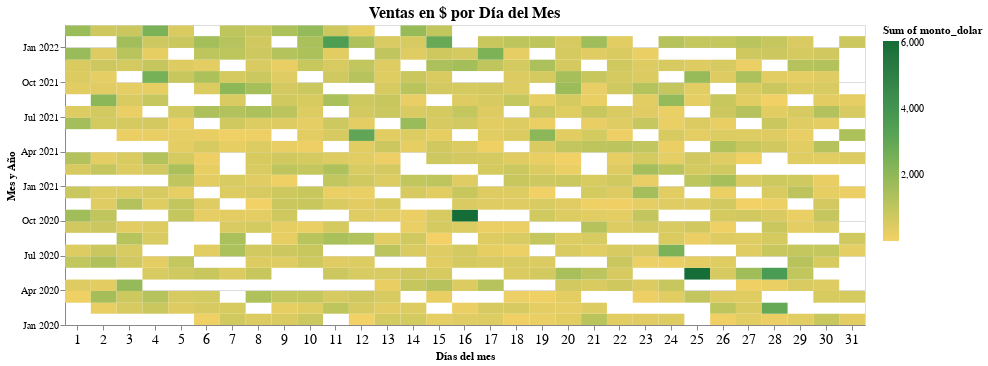

Notebook code cell kept with this figure:
### Code cell
mapa = alt.Chart(df_ventas_dol).mark_rect().encode(
                x=alt.X('dia_mes:O', title='Días del mes', axis = alt.Axis(labelAngle=0, labelFontSize=14)),
                y=alt.Y('yearmonth(fecha):T', title = 'Mes y Año', scale=alt.Scale(zero=False), 
                  axis = alt.Axis(grid=True, titleAnchor='middle', titleAngle = 270, labelFontSize=10)),
                color=alt.Color(
                    'sum(monto_dolar):Q', scale=alt.Scale(scheme='goldgreen')),
                tooltip=[
                    alt.Tooltip('dia_mes:O', title='Día'),
                    alt.Tooltip('yearmonth(fecha):T', title='Mes y Año'),
                    alt.Tooltip('sum(monto_dolar):Q', title='Ventas en $'),
                    alt.Tooltip('cantidad:Q', title='Volumen de Venta'),
                    alt.Tooltip('num:Q', title='N° Facturas')]
                ).properties(title='Ventas en $ por Día del Mes',
                             width=800, 
                             height=300
                ).configure_title(
                    fontSize = 16,
                    anchor = 'middle',
                ).interactive()

mapa

### Figure 1 — Vega-Lite specification as saved in the notebook (floating-point values rounded to 4 significant figures; data arrays with more than 128 entries replaced by an {"elided": "..."} marker saying what was removed)
{"config": {"view": {"continuousWidth": 400, "continuousHeight": 300}, "title": {"anchor": "middle", "fontSize": 16}}, "data": {"name": "data-38c414cdc04964964563ab378f13eaea"}, "mark": "rect", "encoding": {"color": {"aggregate": "sum", "field": "monto_dolar", "scale": {"scheme": "goldgreen"}, "type": "quantitative"}, "tooltip": [{"field": "dia_mes", "title": "Día", "type": "ordinal"}, {"field": "fecha", "timeUnit": "yearmonth", "title": "Mes y Año", "type": "temporal"}, {"aggregate": "sum", "field": "monto_dolar", "title": "Ventas en $", "type": "quantitative"}, {"field": "cantidad", "title": "Volumen de Venta", "type": "quantitative"}, {"field": "num", "title": "N° Facturas", "type": "quantitative"}], "x": {"axis": {"labelAngle": 0, "labelFontSize": 14}, "field": "dia_mes", "title": "Días del mes", "type": "ordinal"}, "y": {"axis": {"grid": true, "labelFontSize": 10, "titleAnchor": "middle", "titleAngle": 270}, "field": "fecha", "scale": {"zero": false}, "timeUnit": "yearmonth", "title": "Mes y Año", "type": "temporal"}}, "height": 300, "selection": {"selector004": {"type": "interval", "bind": "scales", "encodings": ["x", "y"]}}, "title": "Ventas en $ por Día del Mes", "width": 800, "$schema": "https://vega.github.io/schema/vega-lite/v4.17.0.json", "datasets": {"data-38c414cdc04964964563ab378f13eaea": {"elided": "602 records"}}}
